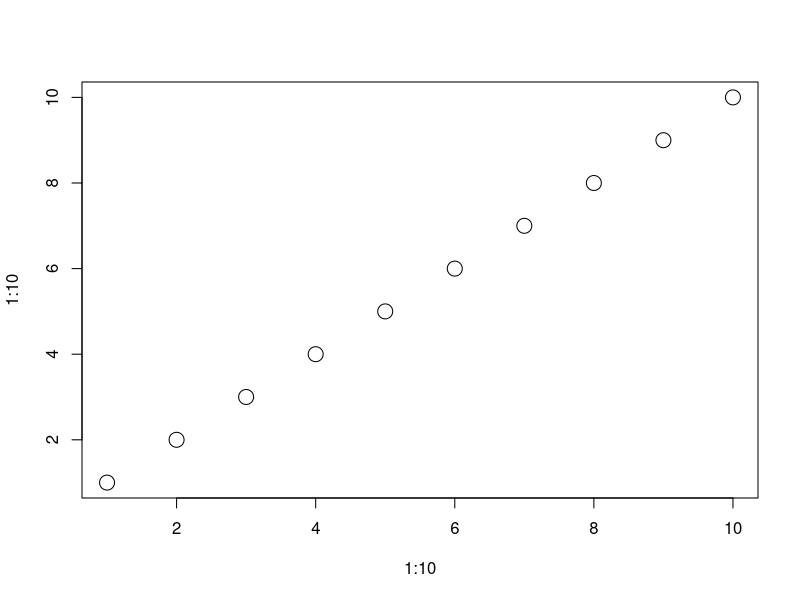

Reproduce this figure in R.
## ---- chunk 1

## ---- chunk 2
  # code on the right

  plot(1:10, 1:10, cex = 2)
  
  # results on the left
